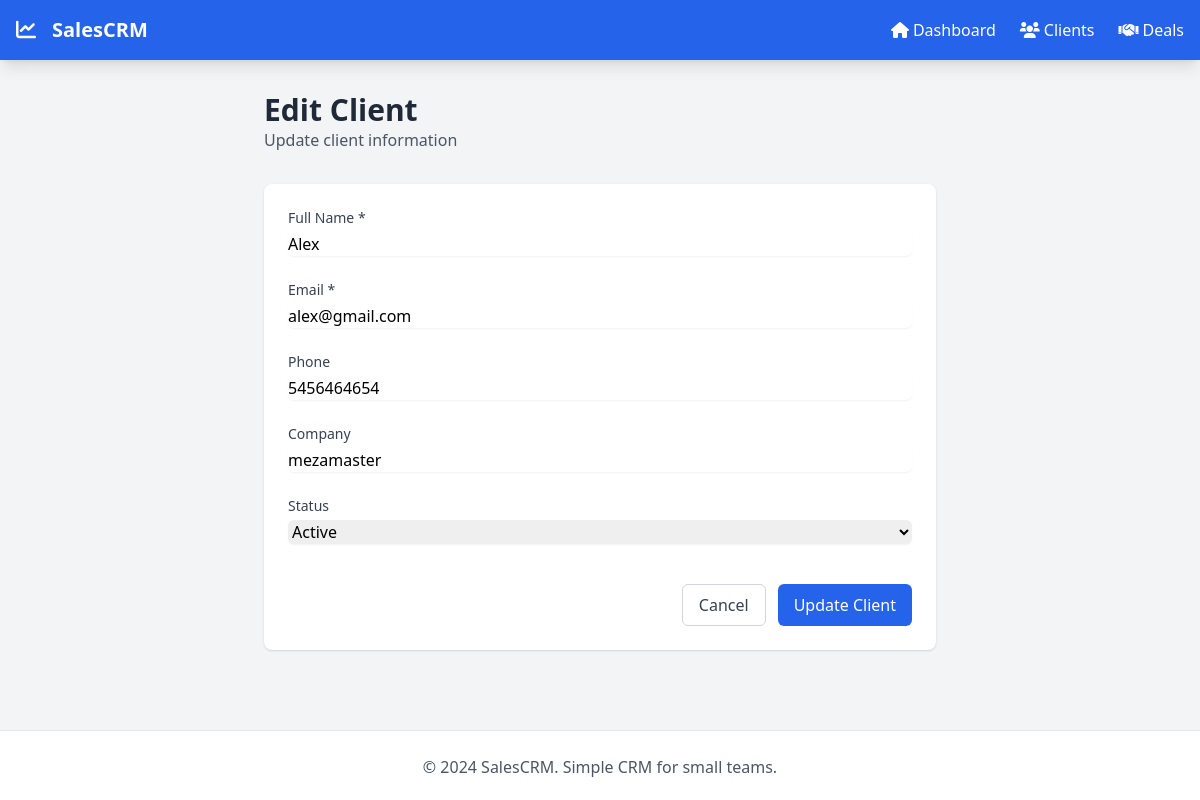
Page /clients/2/edit on the committed database.
### models.py (models this page shows)
class Client(db.Model):
    id = db.Column(db.Integer, primary_key=True)
    name = db.Column(db.String(100), nullable=False)
    email = db.Column(db.String(100), nullable=False)
    phone = db.Column(db.String(20))
    company = db.Column(db.String(100))
    status = db.Column(db.String(20), default='active')  # active, inactive
    created_at = db.Column(db.DateTime, default=datetime.utcnow)
    deals = db.relationship('Deal', backref='client', lazy=True)

### app.py (the view, shortened to what this page needs)
@app.route('/clients/<int:client_id>/edit', methods=['GET', 'POST'])
def edit_client(client_id):
    client = Client.query.get_or_404(client_id)
    return render_template('client_form.html', client=client)

### templates/client_form.html (shortened to what this page needs)
{% extends "base.html" %}
{% block content %}
<div class="max-w-2xl mx-auto">
    <div class="mb-8">
        <h1 class="text-3xl font-bold text-gray-800">{{ 'Edit' if client else 'Add New' }} Client</h1>
        <p class="text-gray-600">{{ 'Update client information' if client else 'Create a new client record' }}</p>
    </div>
    <div class="bg-white rounded-lg shadow p-6">
        <form method="POST">
            <div class="grid grid-cols-1 gap-6">
                <div>
                    <label for="name" class="block text-sm font-medium text-gray-700">Full Name *</label>
                    <input type="text" id="name" name="name" value="{{ client.name if client }}"
                           class="mt-1 block w-full rounded-md border-gray-300 shadow-sm focus:border-blue-500 focus:ring-blue-500"
                           required>
                </div>
                <div>
                    <label for="email" class="block text-sm font-medium text-gray-700">Email *</label>
                    <input type="email" id="email" name="email" value="{{ client.email if client }}"
                           class="mt-1 block w-full rounded-md border-gray-300 shadow-sm focus:border-blue-500 focus:ring-blue-500"
                           required>
                </div>
                <div>
                    <label for="phone" class="block text-sm font-medium text-gray-700">Phone</label>
                    <input type="tel" id="phone" name="phone" value="{{ client.phone if client }}"
                           class="mt-1 block w-full rounded-md border-gray-300 shadow-sm focus:border-blue-500 focus:ring-blue-500">
                </div>
                <div>
                    <label for="company" class="block text-sm font-medium text-gray-700">Company</label>
                    <input type="text" id="company" name="company" value="{{ client.company if client }}"
                           class="mt-1 block w-full rounded-md border-gray-300 shadow-sm focus:border-blue-500 focus:ring-blue-500">
                </div>
                <div>
                    <label for="status" class="block text-sm font-medium text-gray-700">Status</label>
                    <select id="status" name="status" class="mt-1 block w-full rounded-md border-gray-300 shadow-sm focus:border-blue-500 focus:ring-blue-500">
                        <option value="active" {{ 'selected' if client and client.status == 'active' }}>Active</option>
                    </select>
                </div>
                <div class="flex justify-end space-x-3 pt-4">
                    <a href="{{ url_for('clients') }}" class="px-4 py-2 border border-gray-300 rounded-md text-gray-700 hover:bg-gray-50 transition duration-200">
                        Cancel
                    </a>
                    <button type="submit" class="px-4 py-2 bg-blue-600 text-white rounded-md hover:bg-blue-700 transition duration-200">
                        {{ 'Update' if client else 'Create' }} Client
                    </button>
                </div>
            </div>
        </form>
    </div>
</div>
{% endblock %}

### rows in the picture
Client: name "Alex", email "alex@gmail.com", phone "5456464654", company "mezamaster"

### other values in the picture
{{ 'Edit' if client else 'Add New' }} "Edit"
{{ 'Update' if client else 'Create' }} "Update"
